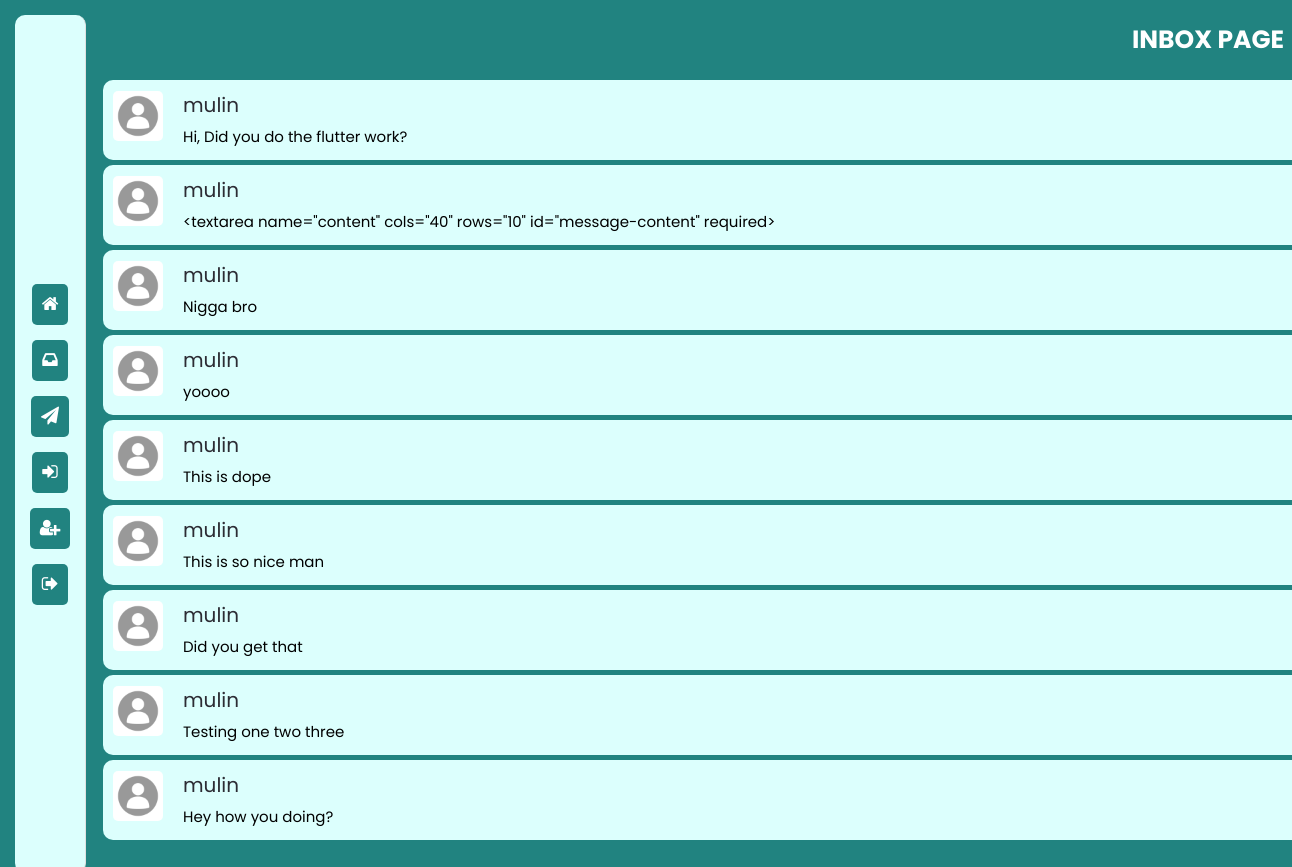
Screenshot of /accounts/inbox/ (signed in) with the database file from the repository.
### chat/models.py (models this page shows, shortened)
class Message(models.Model):
    sender = models.ForeignKey(User, related_name='sent_messages', on_delete=models.CASCADE)
    recipient = models.ForeignKey(User, related_name='received_messages', on_delete=models.CASCADE)
    content = models.TextField()
    timestamp = models.DateTimeField(auto_now_add=True)

### chat/views.py (the view)
# urls.py: path('inbox/', views.inbox_view, name='inbox'),
@login_required
def inbox_view(request):
    messages = [message for message in Message.objects.all() if message.recipient == request.user or message.sender == request.user]
    return render(request, 'inbox.html', {'messages': messages})

### chat/templates/inbox.html (shortened to what this page needs)
{% load static %}
<!DOCTYPE html>
<html lang="en">
<head>
    <link rel="stylesheet" href="{% static 'main.css' %}">
    <link rel="stylesheet" href="{% static 'font-awesome.css' %}">
</head>
<body>
    <h2>INBOX PAGE</h2>
    <div class="homepage">
        <div class="sidebar">
            <ul>
                <li><a href="{% url 'home' %}"><i class="fa fa-home"></i></a></li>
                <li><a href="{% url 'inbox' %}"><i class="fa fa-inbox"></i></a></li>
                <li><a href="{% url 'send_message' %}"><i class="fa fa-paper-plane"></i></a></li>
                <li><a href="{% url 'login' %}"><i class="fa fa-sign-in"></i></a></li>
                <li><a href="{% url 'register' %}"><i class="fa fa-user-plus"></i></a></li>
                <li><a href="{% url 'logout' %}"><i class="fa fa-sign-out"></i></a></li>
            </ul>
        </div>
        <div class="container">
            <ul>
                {% for message in messages %}
                <li class="user">
                    <div class="image">
                        <img src="{% static 'default.webp' %}" alt="">
                    </div>
                    <div class="cont-messages">
                        <span>{{ message.sender.username }}</span>
                        <br>
                        <small>{{ message.content }}</small>
                    </div>
                </li>
                {% endfor %}
            </ul>
        </div>
    </div>
</body>
</html>

### chat/static/main.css (style rules this page uses)
body { overflow-x: hidden; background-color: #218380; }
ul, .homepage { width:100%; }
.container { margin-left:50px; height: 100vh; width: 100%; }
.user { display: flex; align-items: center; justify-content: left; padding-top:15px; padding-bottom: 15px; margin: 5px; background-color: #DCFFFD; border-top-left-radius: 10px; border-bottom-left-radius: 10px; height: 50px; font-family: "Poppins"; transition: all 0.3s ease-in-out; }
.user img { height: 50px; object-fit: cover; border-radius: 5px; }
.user .image { padding:0 10px; }
.user .cont-messages { font-size: 20px; padding:0 10px; color: #2C2C34; }
.user small { font-size: 15px; color: #000; white-space: nowrap; overflow: hidden; text-overflow: ellipsis; max-width:200px; }
h2 { font-family: "Poppins"; font-size: 25px; color: #fff; text-align:right; }
.sidebar { position: fixed; top:15px; bottom:15px; left:15px; max-width:70px; min-width:70px; background-color: #DCFFFD; display: flex; flex-direction: column; align-items: center; justify-content: center; border-right: 1px solid #e0e0e0; border-radius:10px; }
.sidebar ul { list-style-type: none; padding:0; display:flex; flex-direction: column; align-items: center; justify-content: center; gap:15px; }
.sidebar ul li { padding: 10px; border-radius: 5px; transition: all 0.3s ease-in-out; font-size: 18px; background-color: #218380; }
.sidebar ul li a { text-decoration: none; color: white; }

### rows the page displays
Message: sender.username "mulin", content "Hi, Did you do the flutter work?"
Message: sender.username "mulin", content "<textarea name=\"content\" cols=\"40\" rows=\"10\" id=\"message-content\" required>"
Message: sender.username "mulin", content "Nigga bro"
Message: sender.username "mulin", content "yoooo"
Message: sender.username "mulin", content "This is dope"
Message: sender.username "mulin", content "This is so nice man"
Message: sender.username "mulin", content "Did you get that"
Message: sender.username "mulin", content "Testing one two three"
Message: sender.username "mulin", content "Hey how you doing?"
